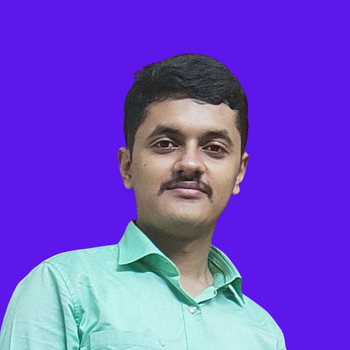
#> input picture Samuel.png, 350 x 350 px
$ python Exp.py
#> lines starting #> are read from the running program, lines starting #| are printed output that depends on the picture; after the words box and inside, x2 and y2 are one past the last pixel; in counts of white or black regions, pixels touching at a corner belong together
import cv2
import numpy as np

image = cv2.imread('Samuel.png')
#> image is the input picture: shape (350, 350, 3); mean B, G, R 206.2, 74.6, 111

height,width = image.shape[:2]
#> height = 350; width = 350

center = (width/2, height/2)
#> center = (175, 175)

rotate_matrix = cv2.getRotationMatrix2D(center=center, angle=45, scale=1)

rotated_image = cv2.warpAffine(src=image, M=rotate_matrix, dsize=(width,height))
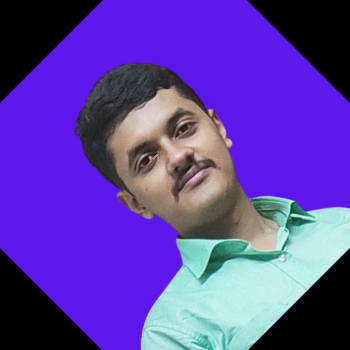
#> rotated_image: shape (350, 350, 3); mean B, G, R 166.8, 62.9, 92.3

M= np.float32 ([[1,0,50],[0,1,25]])
trans_image = cv2.warpAffine(image, M, (image.shape[1],image.shape[0]))
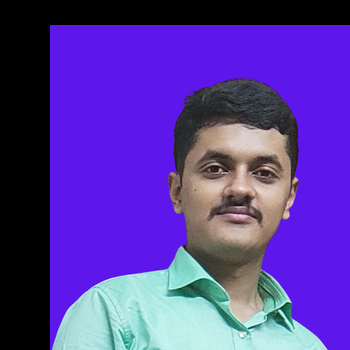
#> trans_image: shape (350, 350, 3); mean B, G, R 159, 58.2, 87.4

canny_image = cv2.Canny(image, 00 , 300)
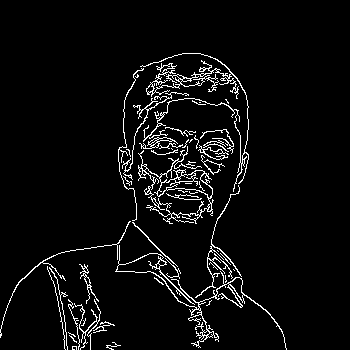
#> canny_image: shape (350, 350); 4.9% white in thin lines or dots, all inside (x1, y1, x2, y2) = (0, 53, 287, 350)

#cv2.imshow("Original Image", image)
#cv2.imshow("Rotated Image", rotated_image)
#cv2.imshow("Translated Image", trans_image)
cv2.imshow("Translated Image", canny_image)

cv2.waitKey()


cv2.destroyAllWindows()
